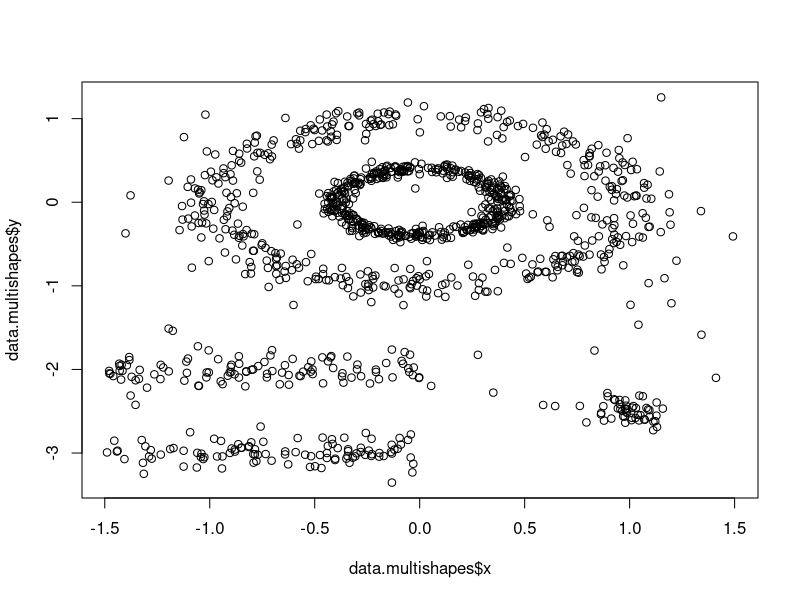
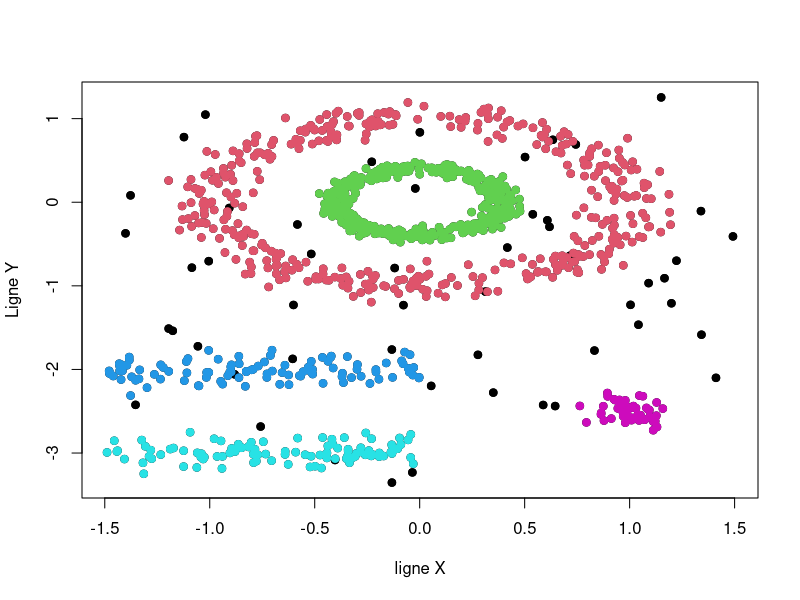
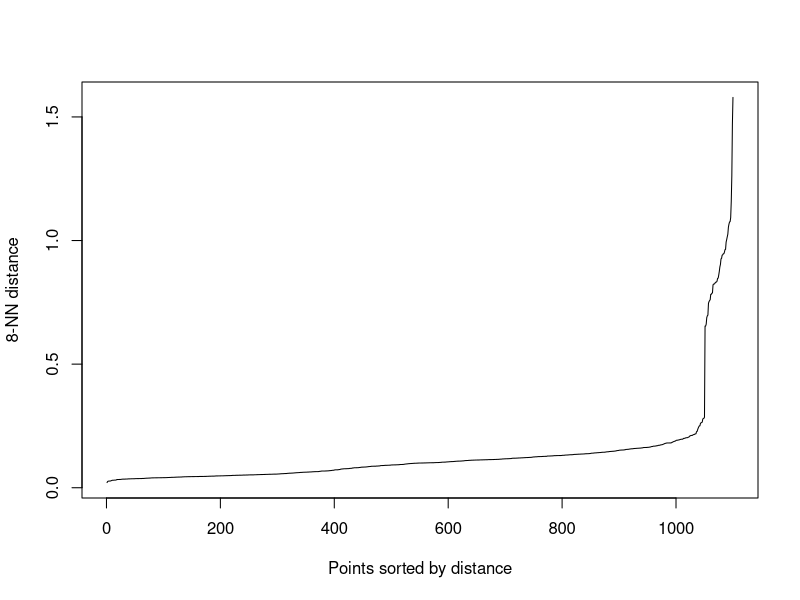

Write R code to recreate these figures, in order.
# Title     : TODO
# Objective : TODO
# Created by: AYOUB
# Created on: 13/12/2020

set.seed(0)

# Instalation de package
install.packages("dbscan")
library(dbscan)

# charger les données
data.multishapes <- read.table("multishapes.txt", header = TRUE)
plot(data.multishapes$x, data.multishapes$y)

# appliquer la fonction dbscan
data.dbscan <- dbscan(data.multishapes, eps = 0.15, minPts = 5)
data.dbscan

afficherCluster <- function (data, dbscan, xl, yl) {
  nb <- max(dbscan$cluster)
  plot(data$x, data$y, xlab = xl, ylab = yl)
  for (i in 0:nb) {
    clusters <- subset(data, dbscan$cluster == i)
    points(clusters$x, clusters$y, col = (i+1), pch = 19)
  }
}

afficherCluster(data.multishapes, data.dbscan, "ligne X", "Ligne Y")

# si on change epsilone plus petit on obtient plusieurs clusters
# sinon pour le minPts on si on diminue la valuer on obtient des plus de clusters

l <- kNNdist(data.multishapes, k = 8)
kNNdistplot(data.multishapes, k = 8)
